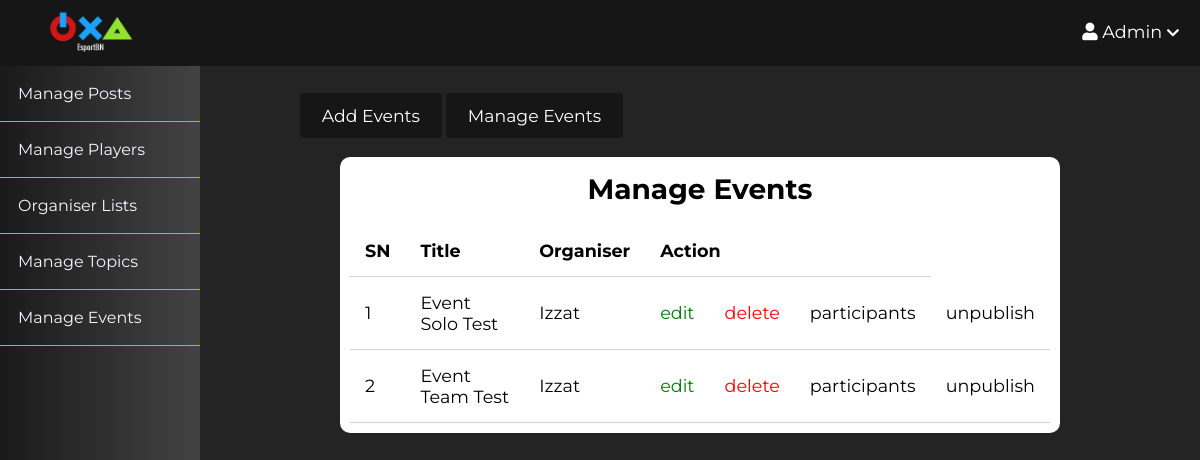
Page /moderator/events/index.php (signed in) on the committed database.
### tables this page shows
CREATE TABLE `events` (
  `id` int(11) NOT NULL,
  `user_id` int(11) NOT NULL,
  `topic_id` int(11) DEFAULT NULL,
  `title` varchar(255) NOT NULL,
  `image` varchar(255) NOT NULL,
  `body` text NOT NULL,
  `category` varchar(255) NOT NULL,
  `s_price` float(10,2) NOT NULL,
  `currency` varchar(10) NOT NULL DEFAULT 'SGD',
  `published` tinyint(4) NOT NULL,
  `created_at` datetime NOT NULL DEFAULT current_timestamp(),
  `status` tinyint(1) NOT NULL DEFAULT 1 COMMENT '1=Active, 0=Inactive',
  `participant_limit` int(30) NOT NULL
);

CREATE TABLE `users` (
  `id` int(11) NOT NULL,
  `admin` tinyint(4) NOT NULL,
  `username` varchar(255) NOT NULL,
  `email` varchar(255) NOT NULL,
  `password` varchar(255) NOT NULL,
  `code` mediumint(50) NOT NULL,
  `status` text NOT NULL,
  `created_at` timestamp NOT NULL DEFAULT current_timestamp(),
  `bio` text NOT NULL DEFAULT 'No Bio Yet ... ',
  `instagram` text NOT NULL DEFAULT 'EsportBrunei',
  `steam` text NOT NULL DEFAULT 'SteamID',
  `discord` text NOT NULL DEFAULT 'name#0000',
  `pic` varchar(255) NOT NULL DEFAULT '1634018908_profile.png',
  `blocked` tinyint(4) NOT NULL,
  `proof` varchar(255) NOT NULL,
  `organiser_status` int(11) NOT NULL,
  `phone_number` int(7) NOT NULL,
  `details` text NOT NULL
);

### app/database/db.php (called while the page is built, shortened)
<?php
require('connect.php');
function executeQuery($sql, $data)
{
    global $conn;
    $stmt = $conn->prepare($sql);
    $values = array_values($data);
    $types = str_repeat('s', count($values));
    $stmt->bind_param($types, ...$values);
    $stmt->execute();
    return $stmt;
}
function selectEvent($table, $conditions = [])
{
    global $conn;
    $sql =" select e.id as eventid, e.user_id, topic_id,title, image, body, published, e.created_at, u.id, username from events e inner join users u ON e.user_id = u.id ";
    if (empty($conditions)) {
        $stmt = $conn->prepare($sql);
        $stmt->execute();
        $records = $stmt->get_result()->fetch_all(MYSQLI_ASSOC);
        return $records;
    } else {
        $i = 0;
        foreach ($conditions as $key => $value) {
            if ($i === 0) {
                $sql = $sql . " WHERE $key=?";
            } else {
                $sql = $sql . " AND $key=?";
            }
            $i++;
        }
        $stmt = executeQuery($sql, $conditions);
        $records = $stmt->get_result()->fetch_all(MYSQLI_ASSOC);
        return $records;
    }
}

### app/controllers/events.php (called while the page is built, shortened)
<?php
include(ROOT_PATH . "/app/database/db.php");
$table = 'events';
$events = selectEvent($table ,  array('published'=> 1));
$Adminevents = selectEvent($table);

### moderator/events/index.php (the view, shortened to what this page needs)
<?php include(ROOT_PATH . "/app/controllers/events.php");
?>
<!DOCTYPE html>
<html lang="en">
    <head>
        <link rel="stylesheet"
            href="https://use.fontawesome.com/releases/v5.7.2/css/all.css"
>
        <link rel="stylesheet" href="../../assets/css/style.css">
        <link rel="stylesheet" href="../../assets/css/admin.css">
    </head>
    <body>
    <?php include(ROOT_PATH . "/app/includes/moderatorHeader.php"); ?>
        <div class="admin-wrapper">
        <?php include(ROOT_PATH . "/app/includes/moderatorSidebar.php"); ?>
            <div class="admin-content">
                <div class="button-group">
                    <a href="create.php" class="btn btn-big">Add Events</a>
                    <a href="index.php" class="btn btn-big">Manage Events</a>
                </div>
                <div class="content">
                    <h2 class="page-title">Manage Events</h2>
                    <table>
                        <thead>
                            <th>SN</th>
                            <th>Title</th>
                            <th>Organiser</th>
                            <th colspan="3">Action</th>
                        </thead>
                        <tbody>
                            <?php foreach ($Adminevents as $key => $post): ?>
                                <tr>
                                    <td><?php echo $key + 1; ?></td>
                                    <td><?php echo $post['title'] ?></td>
                                    <td><?php echo $post['username'] ?></td>
                                    <td><a href="edit.php?id=<?php echo $post['eventid']; ?>" class="edit">edit</a></td>
                                    <td><a href="edit.php?delete_id=<?php echo $post['eventid']; ?>" class="delete">delete</a></td>
                                    <td><a href="partlist.php?id=<?php echo $post['eventid']; ?>" >participants</a></td>
                                    <?php if ($post['published']): ?>
                                        <td><a href="edit.php?published=0&p_id=<?php echo $post['eventid'] ?>" class="unpublish">unpublish</a></td>
                                    <?php else: ?>
                                        <td><a href="edit.php?published=1&p_id=<?php echo $post['eventid'] ?>" class="publish">publish</a></td>
                                    <?php endif; ?>
                                </tr>
                            <?php endforeach; ?>
                        </tbody>
                    </table>
                </div>
            </div>
        </div>
    </body>
</html>

### assets/css/style.css (style rules this page uses)
* { box-sizing: border-box; }
html, body { height: 100%; padding: 0px; margin: 0px; background: #242424; font-family: "Montserrat", serif ; }
h2, h3, h4, h5, h6 { font-family: "Montserrat", serif; color: black; margin: 5px; }
a { text-decoration: none; color: inherit; }
.btn { padding: 0rem 1rem; background: #161616; color: white; border: 1px solid transparent; border-radius: 0.25rem; font-size: 1.08em; font-family: "Montserrat", sans-serif; }
.btn-big { padding: 0.7rem 1.3rem; line-height: 1.3rem; }
.content { width: 90%; margin: 30px auto 30px; background: white; border-radius: 10px; padding : 10px; }

### assets/css/admin.css (style rules this page uses)
.admin-wrapper { display: flex; height: calc(100% - 66px); }
.admin-wrapper .admin-content { flex: 8; height: 100%; padding: 40px 100px 100px; overflow-y: scroll; }
.admin-content .page-title { color: black; font-size: 28px; text-align: center; margin-bottom: 1.2rem; }
table { width: 100%; border-collapse: collapse; font-size: 1.1rem; }
th, td { padding: 15px; text-align: left; border-bottom: 1px solid #d3d3d3; }
.edit { color: green; }
.delete { color: red; }

### rows in the picture
events: title "Event Solo Test", user.username "Izzat"
events: title "Event Team Test", user.username "Izzat"

### other values in the picture
$_SESSION['username'] "Admin"
